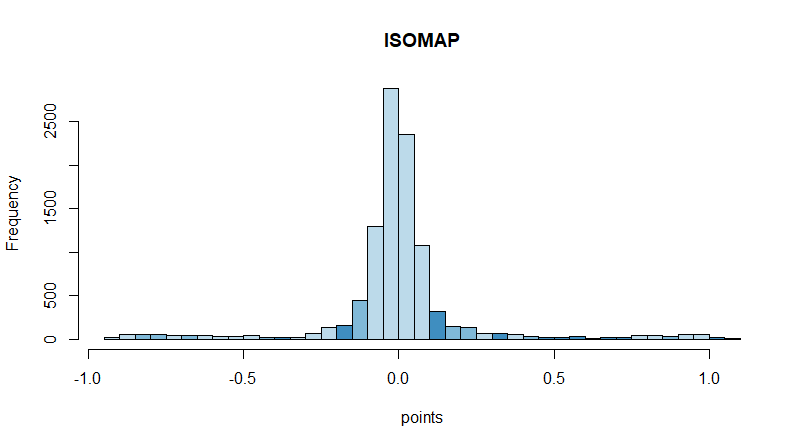

R code for this plot:
library(RColorBrewer)
library(vegan)

data <- read.csv("mysticdata.csv", sep=";")

dis <- vegdist(data)

ISO <- isomap(dis, k=5)

rbPal <- colorRampPalette(c(brewer.pal(n = 9, name = 'RdBu')))
col <- rbPal(10)[as.numeric(cut(data$y, breaks = 10))]

hist(ISO$points, breaks=55, xlab="points", col=col, 
     main = "ISOMAP")
